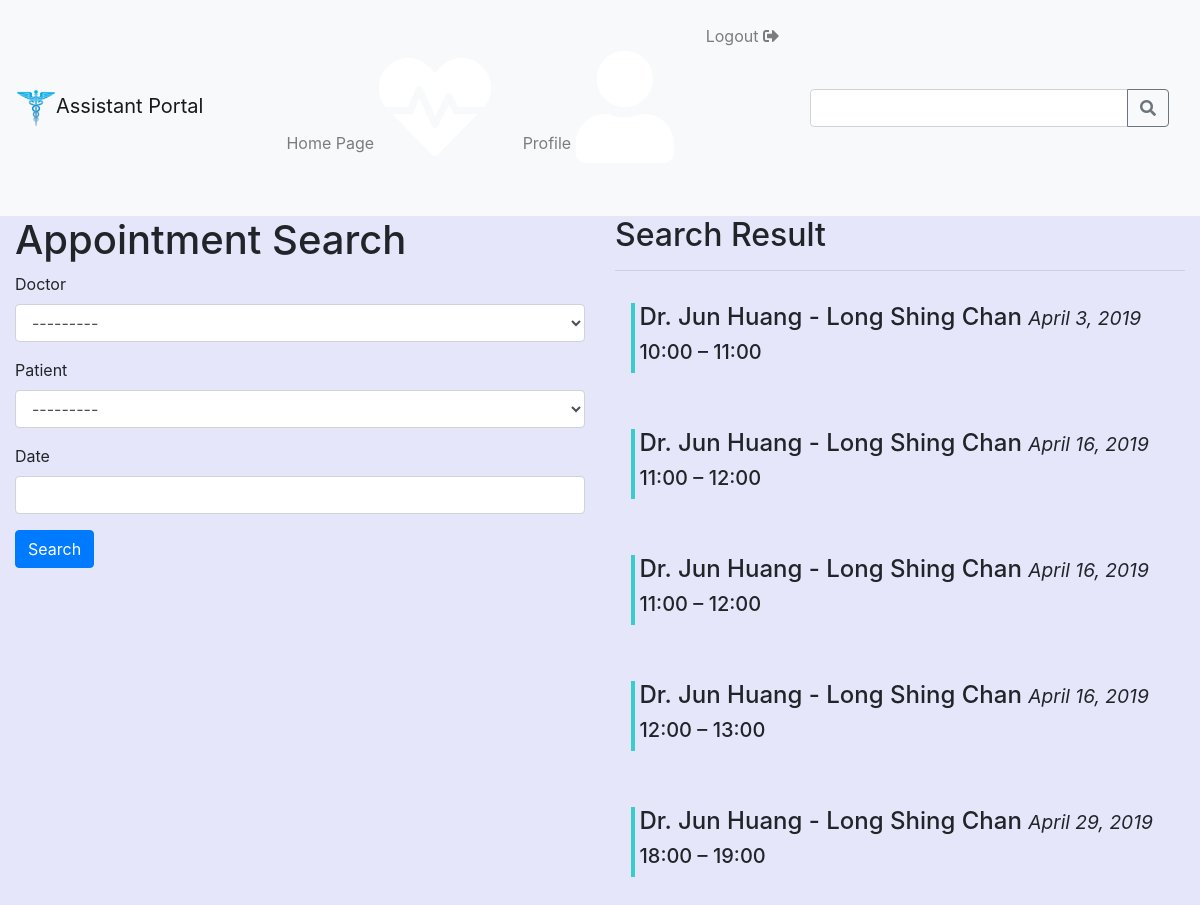
The page /assistant/reports/ (signed in) on the database as committed earlier.
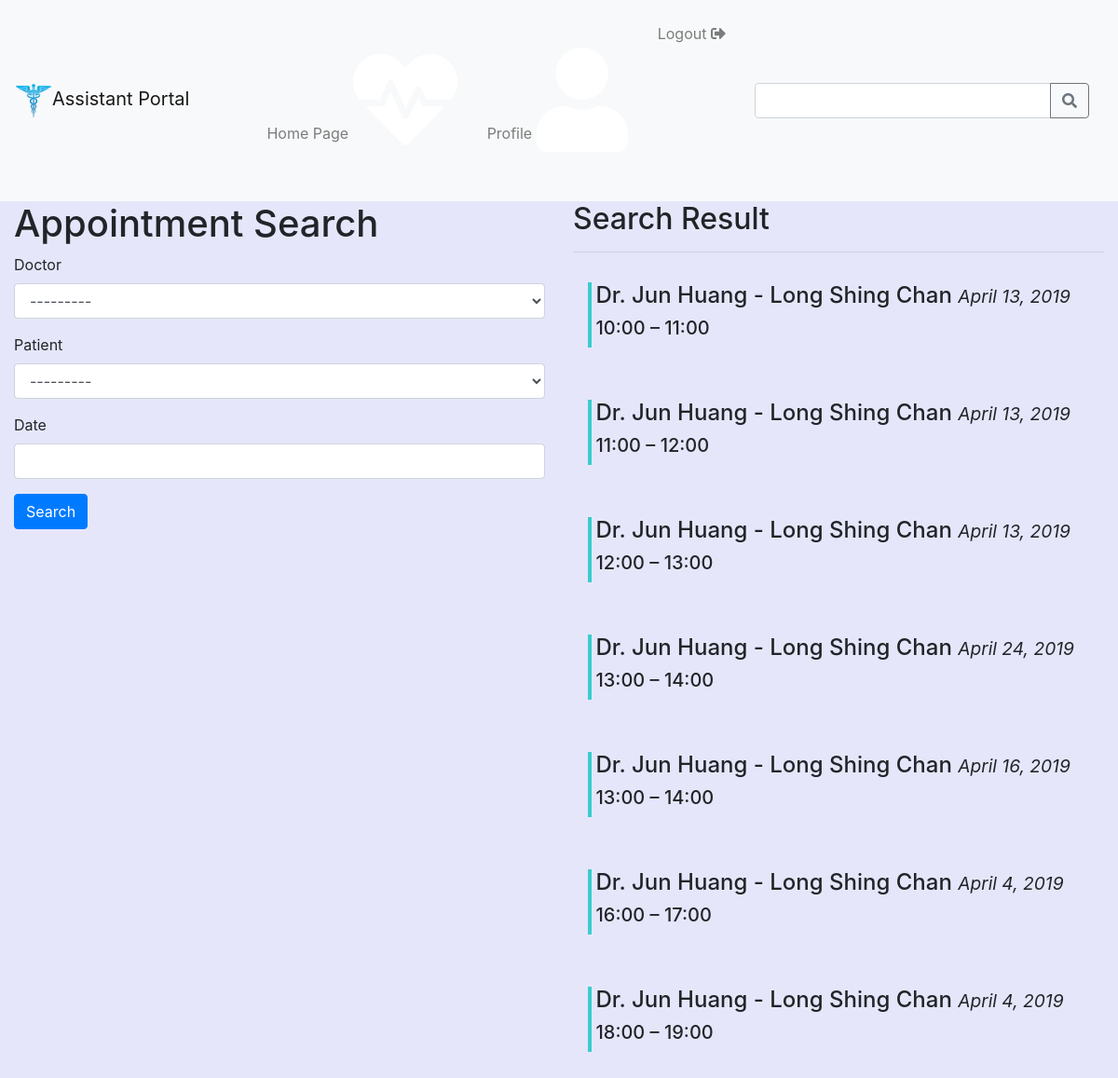
The same page on the database as committed later.
### scheduling/models.py (models this page shows, shortened)
class Appointment(models.Model):
    TIMESLOT_LIST = (
        (1, '10:00 – 11:00'),
        (2, '11:00 – 12:00'),
        (3, '12:00 – 13:00'),
        (4, '13:00 – 14:00'),
        (5, '14:00 – 15:00'),
        (6, '15:00 – 16:00'),
        (7, '16:00 – 17:00'),
        (8, '17:00 – 18:00'),
        (8, '18:00 – 19:00'),
    )
    date = models.DateField(default=date.today)
    timeslot = models.IntegerField(choices=TIMESLOT_LIST, null=True)
    doctor = models.ForeignKey(Doctor, on_delete = models.CASCADE, related_name='appointment_doctor')
    patient = models.ForeignKey(Patient, on_delete = models.CASCADE, related_name='appointment_patient')

class Doctor(models.Model):
    upin = models.AutoField(primary_key=True) #unique physician identification number
    user = models.OneToOneField(User, on_delete=models.CASCADE) #user id
    user.user_type = "doctor"
    specialty = models.CharField(max_length=20)
    picture = models.ImageField(upload_to = 'doctors')
    def __str__(self):
        return str(self.user)

class User(AbstractUser):
    users = (
        ('doctor', 'Doctor'),
        ('patient', 'Patient'),
        ('assistant', 'Assistant'),
    )
    user_type = models.CharField(choices=users, max_length=9)
    def __str__(self):
        return self.first_name  + " " + self.last_name

class Patient(models.Model):
    pid = models.AutoField(unique=True, primary_key=True) #patient identification
    user = models.OneToOneField(User, on_delete=models.CASCADE)
    doctor = models.ForeignKey(Doctor, on_delete = models.CASCADE, related_name='patient_doctor', null=True)
    user.user_type = "patient"
    picture = models.ImageField(upload_to = 'patients')
    def __str__(self):
        return str(self.user)

### scheduling/views.py (the view)
# urls.py: path('reports/', views.assistant_report, name='reports'),
def assistant_report(request):
    appointments = Appointment.objects.all().order_by('date').order_by('timeslot')
    user_filter = UserFilter(request.GET, queryset=appointments)
    return render(request,'scheduling/reports.html',
    {'filter': user_filter,
    'appointments':appointments}
    )

### scheduling/templates/scheduling/reports.html (shortened to what this page needs)
{% extends 'scheduling/dashboard_template.html' %}
{% load static %}
{% load staticfiles %}
{% load crispy_forms_tags %}
  {% block content %}
  {% if user.is_authenticated and user.user_type == "assistant" %}
  <nav class="navbar navbar-expand-lg navbar-light bg-light">
    <div class="d-flex flex-grow-1">
      <a class="navbar-brand d-none d-lg-inline-block" href="">
        <img src="{% static 'images/caduceus.png' %}" alt="Logo" style="width:40px;">Assistant Portal
      </a>
      <div class="w-100 text-right">
      </div>
    </div>
    <div class="collapse navbar-collapse flex-grow-1 text-right" id="myNavbar">
      <ul class="navbar-nav ml-auto flex-nowrap">
        <li class="nav-item">
          <a href="#" class="nav-link m-2 menu-item nav-active">
            Home Page
            <span class="icon">
              <i class="fas fa-heartbeat"></i>
            </span>
          </a>
        </li>
        <li class="nav-item">
          <a href="/patient/profile" class="nav-link m-2 menu-item">
            Profile
            <span class="icon">
              <i class="fas fa-user"></i>
            </span>
          </a>
        </li>
        <li class="nav-item">
          <a href="{%url 'logout'%}" class="nav-link m-2 menu-item">
            Logout
            <span>
              <i class="fas fa-sign-out-alt"></i>
            </span>
          </a>
        </li>
      </ul>
    </div>
    <div class="input-group col-md-4" id="search">
      <input class="form-control" id="search" type="search">
      <span class="input-group-append">
        <button class="btn btn-outline-secondary" type="button">
          <i class="fa fa-search"></i>
        </button>
      </span>
    </div>
  </nav>
  <div class="row container-fluid">
    <div class="col-6" id="appointment">
        <h1>Appointment Search</h1>
        <form method="get" action="">
        <div class="form-group">
            {{filter.form|crispy}}
        </div>
        <button type="submit" class="btn btn-primary">Search</button>
    </form>
  </div>
    <div class="col-6" id="upcoming">
      <h2>Search Result</h2>
      <hr>
      {% for appointment in filter.qs %}
      <div class="media p-3">
        <div class="vl"></div>
        <div class="media-body">
          <h4>Dr. {{appointment.doctor}} - {{ appointment.patient }} <small><i>{{ appointment.date }}</i></small></h4>
          <h5>{{ appointment.get_timeslot_display }}</h5>
        </div>
      </div>
      <br>
      {% endfor %}
    </div>
    <br>
  {% else %}
  {% url index %}
  {% endif %}
  {% endblock %}

Rows that differ between the two databases and show on the page:
removed Appointment: doctor "Jun Huang", patient "Long Shing Chan", date "April 3, 2019", timeslot "10:00 – 11:00"
removed Appointment: doctor "Jun Huang", patient "Long Shing Chan", date "April 16, 2019", timeslot "11:00 – 12:00"
removed Appointment: doctor "Jun Huang", patient "Long Shing Chan", date "April 16, 2019", timeslot "11:00 – 12:00"
removed Appointment: doctor "Jun Huang", patient "Long Shing Chan", date "April 16, 2019", timeslot "12:00 – 13:00"
removed Appointment: doctor "Jun Huang", patient "Long Shing Chan", date "April 29, 2019", timeslot "18:00 – 19:00"
added Appointment: doctor "Jun Huang", patient "Long Shing Chan", date "April 13, 2019", timeslot "10:00 – 11:00"
added Appointment: doctor "Jun Huang", patient "Long Shing Chan", date "April 13, 2019", timeslot "11:00 – 12:00"
added Appointment: doctor "Jun Huang", patient "Long Shing Chan", date "April 13, 2019", timeslot "12:00 – 13:00"
added Appointment: doctor "Jun Huang", patient "Long Shing Chan", date "April 24, 2019", timeslot "13:00 – 14:00"
added Appointment: doctor "Jun Huang", patient "Long Shing Chan", date "April 16, 2019", timeslot "13:00 – 14:00"
added Appointment: doctor "Jun Huang", patient "Long Shing Chan", date "April 4, 2019", timeslot "16:00 – 17:00"
added Appointment: doctor "Jun Huang", patient "Long Shing Chan", date "April 4, 2019", timeslot "18:00 – 19:00"
